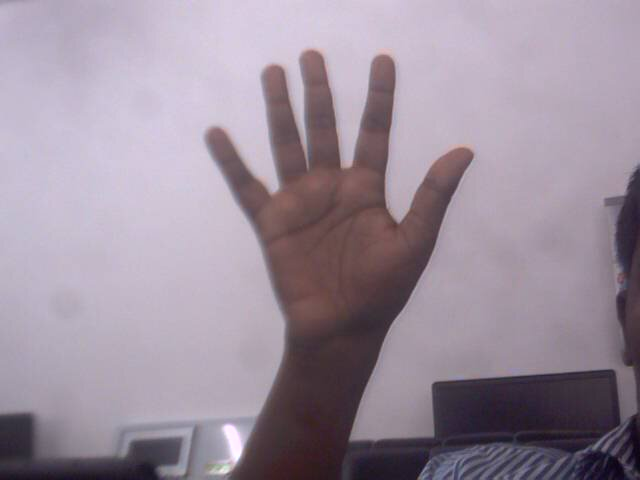
//> input picture hand2.jpg, 640 x 480 px, given in place of the camera
$ ./handGest   (built with g++ and OpenCV 4)
//> lines starting //> are read from the running program, lines starting //| are printed output that depends on the picture; after the words box and inside, x2 and y2 are one past the last pixel; in counts of white or black regions, pixels touching at a corner belong together
#include <stdio.h>
#include <opencv2/opencv.hpp>
#include <vector>
#include <string>
using namespace cv;
using namespace std;

#define distance 7
#define CONTOUR_LENGTH 250

Mat image, img_thresh,image_gray;
CvMemStorage* storage = cvCreateMemStorage(0);
RotatedRect contourcenter;
vector<vector<Point> > contours;
vector<Point> cnt;
vector<Vec4i> hierarchy;
CvPoint armcenter;
CvMemStorage* palmstorage = cvCreateMemStorage(0);
CvMemStorage* fingerstorage = cvCreateMemStorage(0);
CvSeq* palm = cvCreateSeq(CV_SEQ_ELTYPE_POINT,sizeof(CvSeq),sizeof(CvPoint),palmstorage);
CvSeq* fingerseq = cvCreateSeq(CV_SEQ_ELTYPE_POINT,sizeof(CvSeq),sizeof(CvPoint),fingerstorage);


int main()
{
    VideoCapture cap(0);

    if(!cap.isOpened())
    {
        cout<<"Error reading frame, Aborting"<<endl;
        return -1;
    }

    while(1)
    {
        cap >> image ;              // Get a new frame from camera
//> image is the input picture: 480 rows x 640 cols, CV_8UC3; mean B, G, R 156.1, 142.5, 155.6
        //output.create(image.size(),image.type());

        cvtColor(image,image_gray,CV_BGR2GRAY);
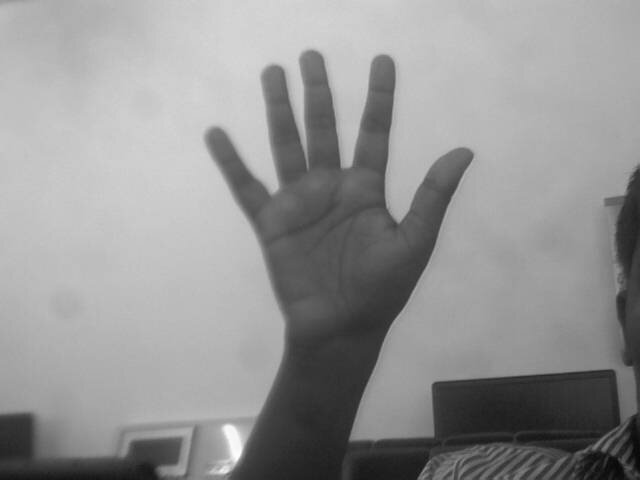
//> image_gray: 480 rows x 640 cols, CV_8UC1; min 7, max 253, mean 148
        if(!image.data){
            printf("Error: Couldn't open the image file.\n");
        }

        imshow("Image",image);

        threshold(image_gray, img_thresh, 0, 255, CV_THRESH_BINARY_INV | CV_THRESH_OTSU);
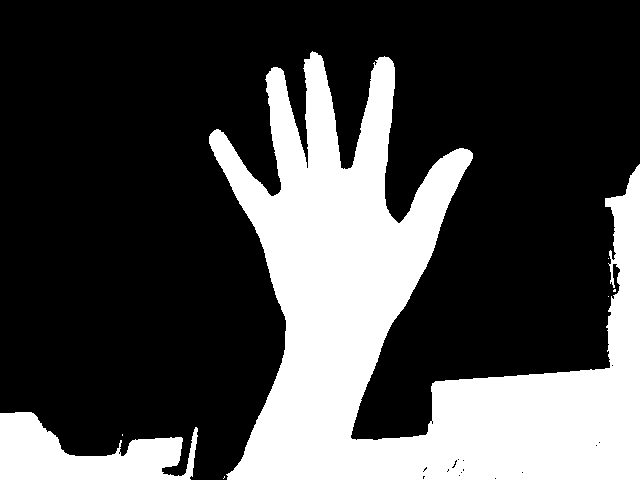
//> img_thresh: 480 rows x 640 cols, CV_8UC1; 29% white; 7 white regions (5 under 20 px)
        imshow("threshold",img_thresh);

        findContours( img_thresh, contours, hierarchy, CV_RETR_EXTERNAL, CV_CHAIN_APPROX_SIMPLE);
//> contours = 7 contours, 5 with area under 20; largest, box (x1, y1, x2, y2) and area: (209, 51, 640, 480) 80018, (0, 412, 198, 480) 7410

        int largest_contour_i = 0;
        int largest_area = 0;
        unsigned int i;
        for(i=0;i<contours.size();i++)
        {
            double a = contourArea(contours[i]);
            if(a>largest_area)
            {
                largest_area = a;
                largest_contour_i = i;
            }
        }
//> this loop made 7 passes
//> (a, largest_area) on passes 3, 7: (7410, 7410), (80017.5, 80017)
//> a on passes 1, 2, 4, 5, 6: 0, 0, 0, 3.5, 0
//> after the loop, largest_area = 80017; largest_contour_i = 6
        cnt = contours[largest_contour_i];
//> cnt = contour of 1060 points, box (x1, y1, x2, y2) (209, 51, 640, 480), area 80018

        vector<vector<Point> >hull( contours.size() );
//> hull = 7 empty contours
        vector<vector<int> >hullsI( contours.size() );
//> hullsI = 7 items
        vector<vector<Vec4i> >defects( contours.size() );
//> defects = 7 items
        for(i=0; i<contours.size(); i++)
        {
            convexHull( Mat(contours[i]), hull[i], false);
            convexHull( Mat(contours[i]), hullsI[i], false);
            if(contours[i].size() > 3)
                convexityDefects( contours[i], hullsI[i], defects[i]);
        }
//> this loop made 7 passes
        Scalar color1 (255,255,255);
        Scalar color2 (0, 0, 0);
        // [8 lines of commented-out code are left out]
        int diff1, diff2,cntr = 0;
        for (i = 0; i < contours.size(); ++i)
        {
            for(const Vec4i& v : defects[i])
            {
                float depth = v[3] / 256;
                if (depth > 30) //  filter defects by depth, e.g more than 10
                {
                    int startidx = v[0]; Point ptStart(contours[i][startidx]);
                    int endidx = v[1]; Point ptEnd(contours[i][endidx]);
                    int faridx = v[2]; Point ptFar(contours[i][faridx]);

                    diff1 = ptFar.y - ptEnd.y;
                    diff2 = ptFar.x - ptEnd.x;
                    if (diff1 < -10 || diff2 < -25 || depth > 250)
                    {
                        putText(image,
                                to_string(diff1) + ", " + to_string(diff2) + ", " + to_string((int)depth),
                                ptEnd, FONT_HERSHEY_SIMPLEX, 0.5f, color2);

                        line(image, ptEnd, ptFar, Scalar(0, 0, 0), 1);
                        circle(image, ptFar, 4, Scalar(0, 0, 120), 1);
                        circle(image, ptEnd, 4, Scalar(120, 0, 0), 1);
                        continue;
                    }
                    else
                    {
                        cntr++;
                        putText(image,
                                to_string(diff1) + ", " + to_string(diff2) + ", " + to_string((int)depth),
                                ptEnd, FONT_HERSHEY_SIMPLEX, 0.5f, color1 );
                        //line(image, ptStart, ptEnd, Scalar(0, 255, 0), 1);
                        //line(image, ptStart, ptFar, Scalar(0, 255, 0), 1);
                        line(image, ptEnd, ptFar, Scalar(0, 255, 0), 1);
                        circle(image, ptFar, 4, Scalar(0, 0, 255), 2);
                        circle(image, ptEnd, 4, Scalar(255, 0, 0), 2);

                    }
                }
            }
        }
//> this loop made 7 passes
//> (diff1, diff2, cntr) on passes 1 to 7: (0, 0, 0), (0, 0, 0), (64, 143, 1), (64, 143, 1), (64, 143, 1), (64, 143, 1), (382, -36, 4)
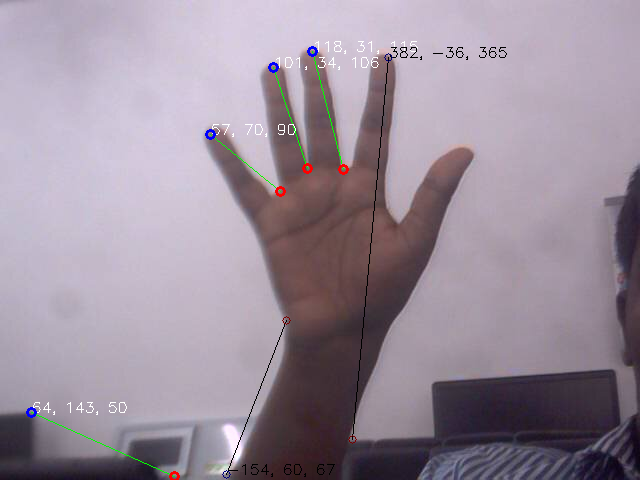
//> image: 480 rows x 640 cols, CV_8UC3; 0.87% of pixels changed, all inside (x1, y1, x2, y2) = (26, 41, 507, 480)
//> after the loop, diff1 = 382; diff2 = -36; cntr = 4

        putText(image,
        "Fingers = " + to_string(cntr+1),
        Point(100,100), FONT_HERSHEY_SIMPLEX, 1, color1 );
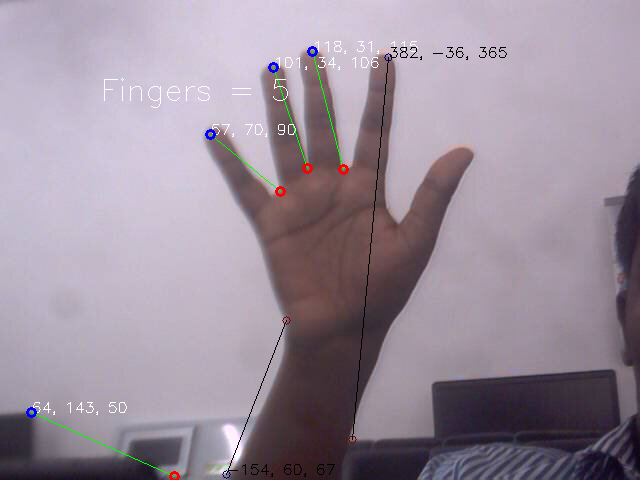
//> image: 480 rows x 640 cols, CV_8UC3; 0.12% of pixels changed, all inside (x1, y1, x2, y2) = (104, 78, 288, 108)

        imshow( "Result window", image );

        if( waitKey(20)>=0 )
//> the Esc key is pressed
            break;
    }
    return EXIT_SUCCESS;
}
